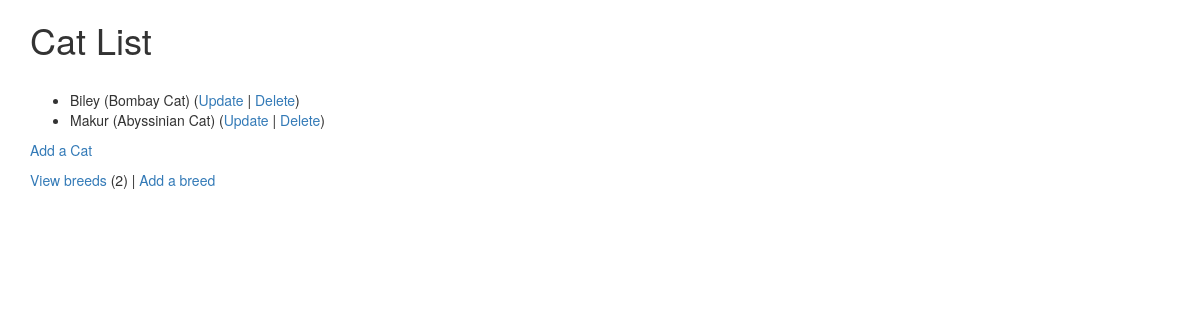
The page /cats/ (signed in) on the database as committed earlier.
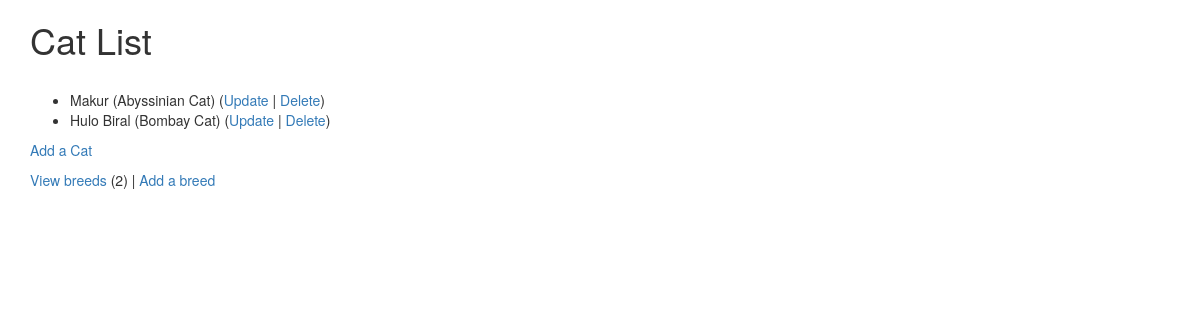
The same page on the database as committed later.
### cats/models.py (models this page shows, shortened)
class Cat(models.Model):
    nickname = models.CharField(
        max_length=200,
        validators=[MinLengthValidator(2, "Nickname must be greater than 1 character")]
    )
    weight = models.PositiveIntegerField()
    foods = models.CharField(max_length=300)
    breed = models.ForeignKey(Breed, on_delete=models.CASCADE, null=False)

class Breed(models.Model):
    name = models.CharField(
        max_length=200,
        validators=[MinLengthValidator(2, "Breed must be greater than 1 character")]
    )
    def __str__(self):
        return self.name

### cats/views.py (the view)
# urls.py: path('', views.CatView.as_view(), name='all_cat'),
class CatView(LoginRequiredMixin, View):
    def get(self, request):
        bc = Breed.objects.all().count()
        cl = Cat.objects.all()
        ctx = {
            'breed_count': bc,
            'cat_list': cl,
        }
        return render(request, 'cats/cat_list.html', ctx)

### cats/templates/cats/cat_list.html
{% extends 'base_bootstrap.html' %}
{% block content %}
    <h1>Cat List</h1>
    <br>
    {% if cat_list %}
        <ul>
            {% for cat in cat_list %}
                <li>
                    {{ cat.nickname }} ({{ cat.breed }})
                    (<a href="{% url 'cats:cat_update' cat.id %}">Update</a> |
                    <a href="{% url 'cats:cat_delete' cat.id %}">Delete</a>)
                </li>
            {% endfor %}
        </ul>
    {% else %}
        <p>No cat found</p>
    {% endif %}
    <p>
        {% if breed_count > 0 %}
            <a href="{% url 'cats:cat_create' %}">Add a Cat</a>
        {% else %}
            <a href="">Please add a breed before you add a cat</a>
        {% endif %}
    <p>
    <p>
        <a href="">View breeds</a> ({{ breed_count }}) |
        <a href="">Add a breed</a>
    </p>
{% endblock %}

Rows that differ between the two databases and show on the page:
removed Cat: nickname "Biley", breed "Bombay Cat"
added Cat: nickname "Hulo Biral", breed "Bombay Cat"
